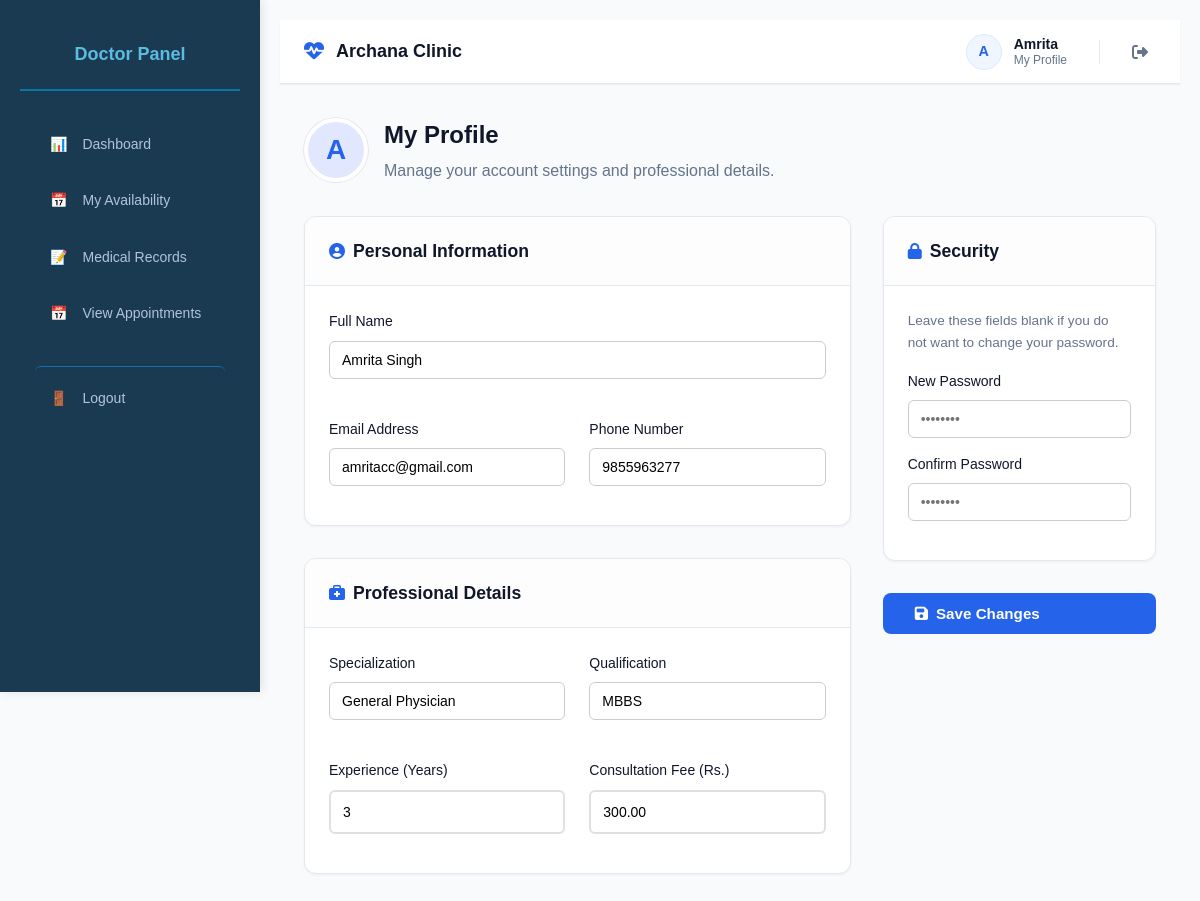
Page /doctor/profile.php (signed in) on the committed database.
### tables this page shows
CREATE TABLE `users` (
  `id` int(11) NOT NULL,
  `name` varchar(100) NOT NULL,
  `email` varchar(255) DEFAULT NULL,
  `password` varchar(255) NOT NULL,
  `role` enum('admin','doctor','receptionist','patient') NOT NULL,
  `phone` varchar(15) NOT NULL,
  `created_at` timestamp NOT NULL DEFAULT current_timestamp(),
  `updated_at` timestamp NOT NULL DEFAULT current_timestamp() ON UPDATE current_timestamp()
);

CREATE TABLE `doctors` (
  `id` int(11) NOT NULL,
  `user_id` int(11) NOT NULL,
  `specialization` varchar(100) DEFAULT NULL,
  `qualification` varchar(100) DEFAULT NULL,
  `experience_years` int(11) DEFAULT NULL,
  `consultation_fee` decimal(10,2) DEFAULT NULL,
  `available_days` varchar(200) DEFAULT NULL,
  `available_time_start` time DEFAULT NULL,
  `available_time_end` time DEFAULT NULL,
  `created_at` timestamp NOT NULL DEFAULT current_timestamp(),
  `updated_at` timestamp NOT NULL DEFAULT current_timestamp() ON UPDATE current_timestamp()
);

### config/auth.php (called while the page is built, shortened)
<?php
class Auth {
    private $conn;
    public function __construct($connection) {
        $this->conn = $connection;
    }
    public function isLoggedIn() {
        return isset($_SESSION['user_id']);
    }
    public function getUser() {
        $user_id = $_SESSION['user_id'];
        $stmt = $this->conn->prepare("
            SELECT
                u.id,
                u.name,
                u.email,
                u.role,
                p.phone,
                p.gender,
                p.address,
                p.medical_history,
                p.blood_group,
                p.date_of_birth,
                p.allergies,
                p.emergency_phone
            FROM users u
            LEFT JOIN patients p ON u.id = p.user_id
            WHERE u.id = ?
            LIMIT 1
        ");
        $stmt->bind_param("i", $user_id);
        $stmt->execute();
        return $stmt->get_result()->fetch_assoc();
    }
}
if (!isset($auth)) {
    $auth = new Auth($conn);
}
?>

### doctor/profile.php (the view, shortened to what this page needs)
<?php
require_once __DIR__ . '/../config/database.php';
require_once __DIR__ . '/../config/auth.php';
$user = $auth->getUser();
$user_id = $user['id'];
$stmt = $conn->prepare("
    SELECT u.name, u.email, u.phone, d.specialization, d.qualification, d.experience_years, d.consultation_fee
    FROM users u
    JOIN doctors d ON u.id = d.user_id
    WHERE u.id = ?
");
$stmt->bind_param("i", $user_id);
$stmt->execute();
$profile = $stmt->get_result()->fetch_assoc();
?>
<!DOCTYPE html>
<html lang="en">
<head>
<link rel="stylesheet" href="/clinic/styles.css">
<link rel="stylesheet" href="https://cdnjs.cloudflare.com/ajax/libs/font-awesome/6.5.0/css/all.min.css">
</head>
<body class="dashboard-page">
<div class="dashboard-container">
    <?php include __DIR__ . '/../include/sidebar-doctor.php'; ?>
    <main class="dashboard-content">
        <?php include __DIR__ . '/../include/dnav.php'; ?>
        <div class="manage-container">
            <div class="page-header">
                <div class="profile-avatar-large">
                    <?= strtoupper(substr($profile['name'] ?? 'D', 0, 1)) ?>
                </div>
                <div class="header-content">
                    <h1>My Profile</h1>
                    <p>Manage your account settings and professional details.</p>
                </div>
            </div>
            <form method="POST" class="profile-grid">
                <div style="display: flex; flex-direction: column; gap: 2rem;">
                    <div class="card">
                        <div class="card-header">
                            <i class="fas fa-user-circle" style="color: var(--primary);"></i>
                            <h2>Personal Information</h2>
                        </div>
                        <div class="card-body">
                            <div class="form-grid">
                                <div class="form-group col-span-2">
                                    <label>Full Name</label>
                                    <input type="text" name="name" class="form-control" value="<?= htmlspecialchars($profile['name']) ?>" required>
                                </div>
                                <div class="form-group">
                                    <label>Email Address</label>
                                    <input type="email" name="email" class="form-control" value="<?= htmlspecialchars($profile['email']) ?>" required>
                                </div>
                                <div class="form-group">
                                    <label>Phone Number</label>
                                    <input type="tel" name="phone" class="form-control" value="<?= htmlspecialchars($profile['phone']) ?>">
                                </div>
                            </div>
                        </div>
                    </div>
                    <div class="card">
                        <div class="card-header">
                            <i class="fas fa-briefcase-medical" style="color: var(--primary);"></i>
                            <h2>Professional Details</h2>
                        </div>
                        <div class="card-body">
                            <div class="form-grid">
                                <div class="form-group">
                                    <label>Specialization</label>
                                    <input type="text" name="specialization" class="form-control" value="<?= htmlspecialchars($profile['specialization']) ?>">
                                </div>
                                <div class="form-group">
                                    <label>Qualification</label>
                                    <input type="text" name="qualification" class="form-control" value="<?= htmlspecialchars($profile['qualification']) ?>">
                                </div>
                                <div class="form-group">
                                    <label>Experience (Years)</label>
                                    <input type="number" name="experience" class="form-control" value="<?= htmlspecialchars($profile['experience_years']) ?>">
                                </div>
                                <div class="form-group">
                                    <label>Consultation Fee (Rs.)</label>
                                    <input type="number" step="0.01" name="fee" class="form-control" value="<?= htmlspecialchars($profile['consultation_fee']) ?>">
                                </div>
                            </div>
                        </div>
                    </div>
                </div>
                <div>
                    <div class="card">
                        <div class="card-header">
                            <i class="fas fa-lock" style="color: var(--primary);"></i>
                            <h2>Security</h2>
                        </div>
                        <div class="card-body">
                            <p style="font-size: 0.85rem; color: var(--text-muted); margin-bottom: 1rem;">
                                Leave these fields blank if you do not want to change your password.
                            </p>
                            <div class="form-group">
                                <label>New Password</label>
                                <input type="password" name="new_password" class="form-control" placeholder="••••••••">
                            </div>
                            <div class="form-group">
                                <label>Confirm Password</label>
                                <input type="password" name="confirm_password" class="form-control" placeholder="••••••••">
                            </div>
                        </div>
                    </div>
                    <div style="margin-top: 2rem; display: flex; justify-content: flex-end;">
                        <button type="submit" class="btn-save">
                            <i class="fas fa-save"></i> Save Changes
                        </button>
                    </div>
                </div>
            </form>
        </div>
    </main>
</div>
</body>
</html>

### include/dnav.php (shortened to what this page needs)
<nav class="top-navbar">
    <a href="#" class="nav-brand">
        <i class="fas fa-heartbeat"></i>
        <span>Archana Clinic</span>
    </a>
    <div class="nav-right-section">
        <a href="profile.php" class="nav-user-profile" title="View Profile">
            <div class="nav-avatar-circle">
                <?= isset($user['name']) ? strtoupper(substr($user['name'], 0, 1)) : 'U' ?>
            </div>
            <div class="nav-user-meta">
                <span class="nav-user-name">
                    <?= isset($user['name']) ? htmlspecialchars(explode(' ', $user['name'])[0]) : 'Guest' ?>
                </span>
                <span class="nav-user-subtitle">My Profile</span>
            </div>
        </a>
        <a href="../logout.php" class="nav-logout-btn" title="Logout">
            <i class="fas fa-sign-out-alt"></i>
        </a>
    </div>
</nav>

### styles.css (style rules this page uses)
* { margin: 0; padding: 0; box-sizing: border-box; font-family: Arial, sans-serif; }
body { background: #f9f9f9; color: #333; line-height: 1.6; display: flex; flex-direction: column; min-height: 100vh; }
main { flex: 1; padding: 20px; }
body { padding-top: 90px; }
.form-group { display: flex; flex-direction: column; }
.form-group label { color: #333; font-weight: 600; margin-bottom: 8px; font-size: 14px; }
.form-group input { padding: 12px; border: 2px solid #e0e0e0; border-radius: 6px; font-size: 14px; transition: all 0.3s ease; }
.dashboard-page { display: flex; background: #f5f7fa; padding-top: 0; }
.dashboard-container { display: flex; width: 100%; min-height: 100vh; }
.dashboard-content { flex: 1; margin-left: 260px; padding: 20px; overflow-y: auto; }
.form-group { margin-bottom: 20px; display: flex; flex-direction: column; }
.form-group input, .form-group select, .form-group textarea { padding: 12px; border: 2px solid #e0e0e0; border-radius: 6px; font-size: 14px; font-family: Arial, sans-serif; transition: all 0.3s ease; }
body { font-family: 'Segoe UI', Tahoma, Geneva, Verdana, sans-serif; background-color: #f4f6f8; margin: 0; padding: 0; }
.form-group { margin-bottom: 15px; display: flex; flex-direction: column; }
label { margin-bottom: 6px; font-weight: 500; color: #333; }
input[type="text"], input[type="email"], input[type="password"], input[type="tel"], input[type="date"], select, textarea { padding: 10px 12px; border-radius: 6px; border: 1px solid #ccc; font-size: 14px; outline: none; transition: border-color 0.3s; }
button, .btn, .btn-login { display: inline-block; width: 100%; padding: 12px; border: none; border-radius: 6px; background-color: #5bbbe0; color: #fff; font-size: 16px; font-weight: bold; cursor: pointer; transition: background 0.3s; text-decoration: none; text-align: center; }
.card { background: #ffffff; border-radius: 14px; box-shadow: 0 6px 18px rgba(0, 0, 0, 0.06); }

### doctor/profile.php (style rules this page uses)
:root { --primary: #2563eb; --primary-dark: #1d4ed8; --bg-body: #f8fafc; --bg-card: #ffffff; --text-main: #0f172a; --text-muted: #64748b; --border: #e2e8f0; --success: #10b981; --danger: #ef4444; }
body.dashboard-page { background-color: var(--bg-body); font-family: 'Inter', system-ui, -apple-system, sans-serif; color: var(--text-main); }
.manage-container { max-width: 1000px; margin: 2rem auto; padding: 0 1.5rem; }
.page-header { display: flex; align-items: center; gap: 1rem; margin-bottom: 2rem; }
.profile-avatar-large { width: 64px; height: 64px; border-radius: 50%; background: #e0e7ff; color: var(--primary); display: flex; align-items: center; justify-content: center; font-size: 1.75rem; font-weight: 700; border: 4px solid #ffffff; box-shadow: 0 0 0 1px var(--border); }
.header-content h1 { margin: 0; font-size: 1.5rem; font-weight: 700; color: var(--text-main); }
.header-content p { margin: 0.25rem 0 0; color: var(--text-muted); }
.profile-grid { display: grid; grid-template-columns: 1fr; gap: 2rem; }
.card { background: var(--bg-card); border-radius: 12px; border: 1px solid var(--border); box-shadow: 0 1px 3px rgba(0,0,0,0.05); overflow: hidden; }
.card-header { padding: 1.25rem 1.5rem; border-bottom: 1px solid var(--border); background: #fdfdfd; display: flex; align-items: center; gap: 0.5rem; }
.card-header h2 { margin: 0; font-size: 1.1rem; font-weight: 600; color: var(--text-main); }
.card-body { padding: 1.5rem; }
.form-grid { display: grid; grid-template-columns: 1fr 1fr; gap: 1.5rem; }
.col-span-2 { grid-column: span 2; }
.form-group label { display: block; margin-bottom: 0.5rem; font-size: 0.875rem; font-weight: 500; color: var(--text-main); }
.form-control { width: 100%; padding: 0.65rem 1rem; border: 1px solid var(--border); border-radius: 8px; font-size: 0.95rem; transition: border-color 0.2s; box-sizing: border-box; background: #fff; }
.btn-save { background: var(--primary); color: white; border: none; padding: 0.75rem 2rem; border-radius: 8px; font-weight: 600; cursor: pointer; transition: background 0.2s; font-size: 0.95rem; display: flex; align-items: center; gap: 0.5rem; }
@media (min-width: 1024px) { .profile-grid { grid-template-columns: 2fr 1fr; } }

### rows in the picture
users: name "A", name "Amrita"
doctors: user.name "A", name "Amrita Singh", email "amritacc@gmail.com", phone "9855963277", specialization "General Physician", qualification "MBBS", experience "3", fee "300.00"
